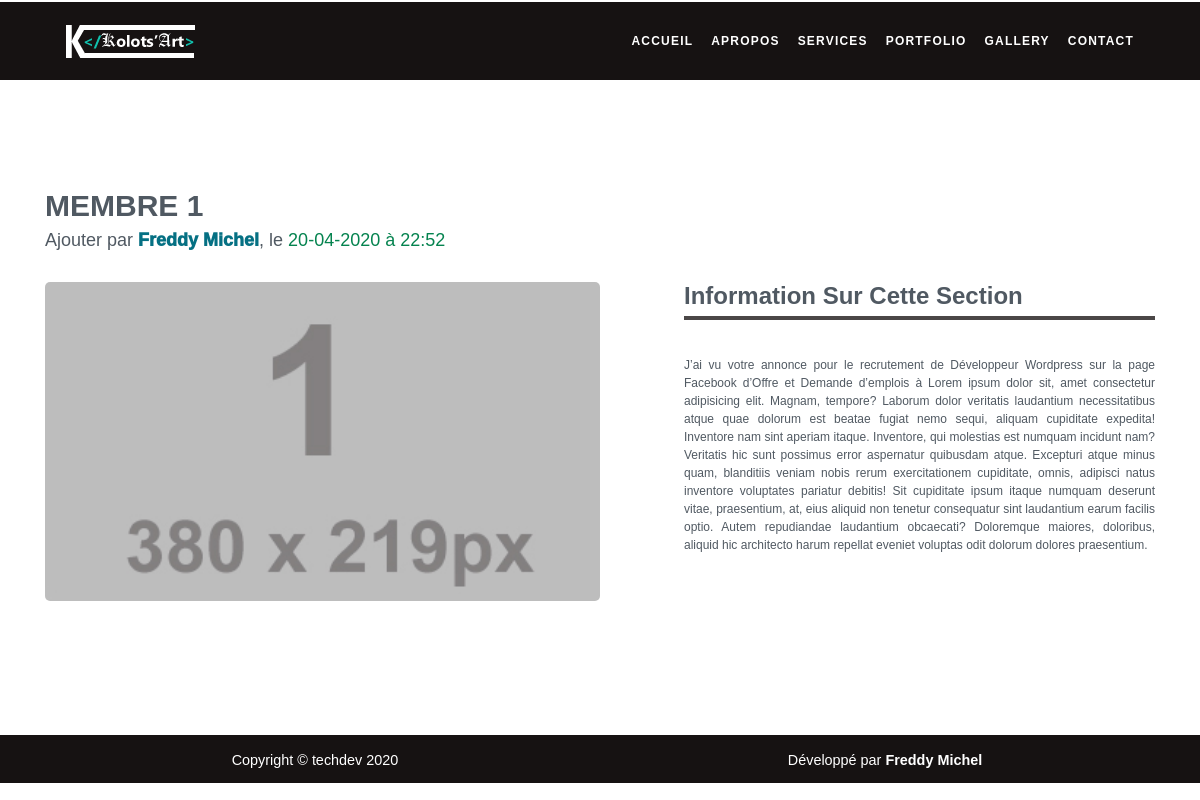
The page /index.php?page=gallery&id=1 on the database its author committed.
### tables this page shows
CREATE TABLE IF NOT EXISTS `gallery` (
  `id` int(11) NOT NULL AUTO_INCREMENT,
  `titre` varchar(255) NOT NULL,
  `contenue` text NOT NULL,
  `image` varchar(255) NOT NULL DEFAULT 'post.png',
  `auteur` varchar(255) NOT NULL,
  `date` datetime NOT NULL,
  `posted` tinyint(1) NOT NULL,
  PRIMARY KEY (`id`)
);

### fonctions/gallery.fonct.php (called while the page is built)
<?php
function get_gallerie(){
    global $db;
    $req = $db->query("
        SELECT      gallery.id,
                    gallery.titre,
                    gallery.contenue,
                    gallery.date,
                    gallery.image,
                    admins.nom
        FROM gallery
        JOIN admins
        ON gallery.auteur=admins.email
        WHERE gallery.id='{$_GET['id']}'
        AND gallery.posted = '1'
    ");
    $result = $req->fetchObject();
    return $result;
}

### pages/gallery.php (the view, shortened to what this page needs)
<?php
$gallery = get_gallerie();
if($gallery == false){
    header("Location:index.php?page=error");
}else{
?>
<div class="main-show">
    <div class="container">
        <h1 class="main-titleSection"><?= $gallery -> titre ?></h1>
        <h4>Ajouter par <span class="auteur-main-add"><?= $gallery -> nom ?></span>, le <span class="date-main-add"><?= date("d-m-Y à H:i", strtotime($gallery -> date)) ?></span></h4>
        <div class="main-show-content">
            <div class="col-img-show animate-left">
                <div class="card-content">
                    <img id="myImg" class="responsive-img" src="assets/imgs/gallery/<?= $gallery -> image ?>" alt="<?= $gallery -> titre ?>">
                </div>
            </div>
            <div class="col-content-show animate-right">
                <div class="global-headline padding-left">
                        <h2 class="main-titleCard">Information sur cette section</h2>
                    <div class="heading-underline"></div>
                    <p class="lead">
                        <?= $gallery -> contenue ?>
                    </p>
                </div>
            </div>
        </div>
    </div>
</div>
    <?php
}
?>

### assets/css/style.css (style rules this page uses)
* { text-decoration: none; }
html { scroll-behavior: smooth; font-family:'Aparajita', sans-serif; font-size:12px; }
body { overflow-x: hidden; font-size:1rem; font-family: 'arial', sans-serif; color:#505962; background: #ffffffd9; }
.lead { font-size:1rem; }
.heading-underline { width:100%; height: .3rem; background: rgb(75, 71, 71); margin:0 auto 3rem; }
.global-headline { text-align: center; margin-top:5rem; }
.main-show { padding:5rem 0; margin:4rem 0; }
.main-show-content { display:block; }
.main-show-content .col-img-show, .col-content-show { width:100%; max-width:100%; padding:2rem 0; }
.main-show-content .col-img-show, .col-content-show .global-headline { margin-top:0; text-align:left; }
.main-show-content .col-img-show, .col-content-show .lead { text-align:justify; }
.col-img-show img { width:100%; margin: 0 auto; }
.main-titleSection { text-transform:uppercase; font-weight: 700; }
.main-titleCard { text-transform:capitalize; font-weight: 700; }
.auteur-main-add { font-weight: 1000; color:rgb(5, 112, 131); }
.date-main-add { font-weight: 8000; color:rgb(5, 131, 79); }
#myImg { border-radius: 5px; cursor: pointer; transition: 0.3s; }
@media screen and (min-width:900px) { .padding-left { padding-left: 7rem; } }
@media screen and (min-width:900px) { .main-show-content { display:flex; } }
@media screen and (min-width:900px) { .main-show-content .col-img-show, .col-content-show { width:50%; max-width:50%; } }

### rows shown on the page
gallery: titre "MEMBRE 1", admins.nom "Freddy Michel", date "20-04-2020 à 22:52", image (picture), contenue "J’ai vu votre annonce pour le recrutement de Développeur Wordpress sur la page Facebook d’Offre et Demande d’emplois à Lorem ipsum dolor sit, amet consectetur adipisicing elit. Magnam, tempore? Laborum dolor veritatis laudantium necessitatibus atque quae dolorum est beatae fugiat nemo sequi, aliquam cupiditate expedita! Inventore nam sint aperiam itaque. Inventore, qui molestias est numquam incidunt nam? Veritatis hic sunt possimus error aspernatur quibusdam atque. Excepturi atque minus quam, blanditiis veniam nobis rerum exercitationem cupiditate, omnis, adipisci natus inventore voluptates pariatur debitis! Sit cupiditate ipsum itaque numquam deserunt vitae, praesentium, at, eius aliquid…"

### other values the page prints
$titre "ACCUEIL APROPOS SERVICES PORTFOLIO GALLERY CONTACT"
